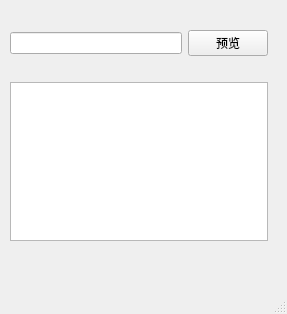
<?xml version="1.0" encoding="UTF-8"?>
<ui version="4.0">
 <class>MainWindow</class>
 <widget class="QMainWindow" name="MainWindow">
  <property name="geometry">
   <rect>
    <x>0</x>
    <y>0</y>
    <width>287</width>
    <height>314</height>
   </rect>
  </property>
  <property name="windowTitle">
   <string>MainWindow</string>
  </property>
  <widget class="QWidget" name="centralwidget">
   <widget class="QWidget" name="">
    <property name="geometry">
     <rect>
      <x>10</x>
      <y>30</y>
      <width>258</width>
      <height>211</height>
     </rect>
    </property>
    <layout class="QVBoxLayout" name="verticalLayout">
     <item>
      <layout class="QHBoxLayout" name="horizontalLayout">
       <item>
        <widget class="QLineEdit" name="lineEdit"/>
       </item>
       <item>
        <widget class="QPushButton" name="pushButton">
         <property name="text">
          <string>预览</string>
         </property>
        </widget>
       </item>
      </layout>
     </item>
     <item>
      <spacer name="horizontalSpacer">
       <property name="orientation">
        <enum>Qt::Horizontal</enum>
       </property>
       <property name="sizeHint" stdset="0">
        <size>
         <width>208</width>
         <height>20</height>
        </size>
       </property>
      </spacer>
     </item>
     <item>
      <widget class="QTextBrowser" name="textBrowser"/>
     </item>
    </layout>
   </widget>
  </widget>
  <widget class="QMenuBar" name="menubar">
   <property name="geometry">
    <rect>
     <x>0</x>
     <y>0</y>
     <width>287</width>
     <height>23</height>
    </rect>
   </property>
  </widget>
  <widget class="QStatusBar" name="statusbar"/>
 </widget>
 <resources/>
 <connections/>
</ui>
